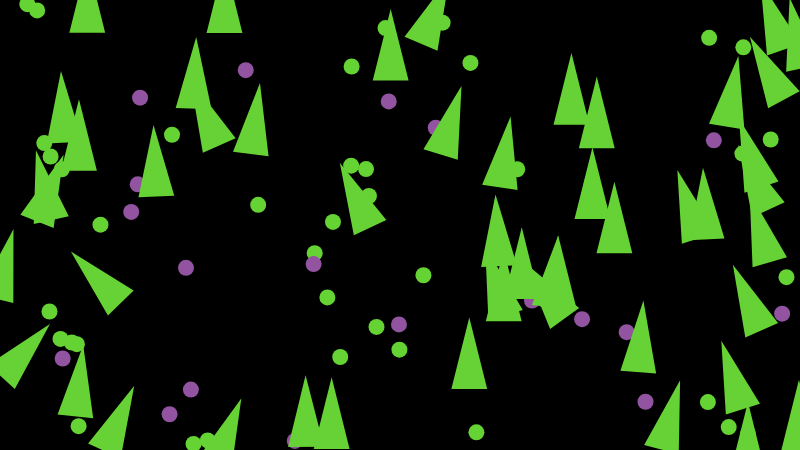
Frame 1 (no input)
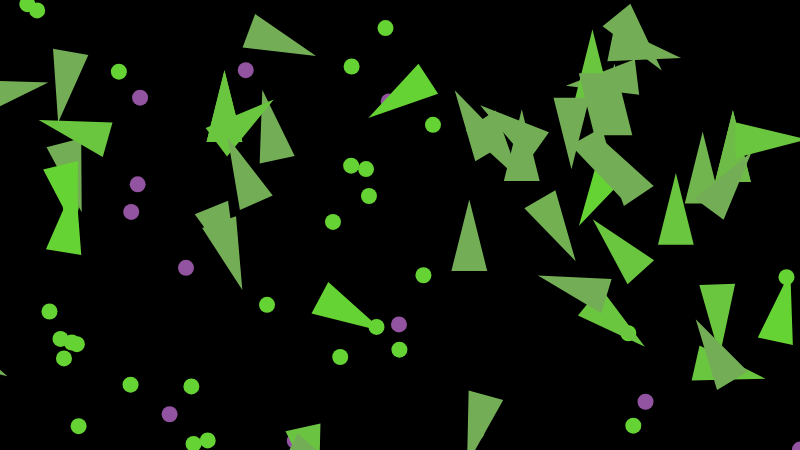
Frame 60 (no input)
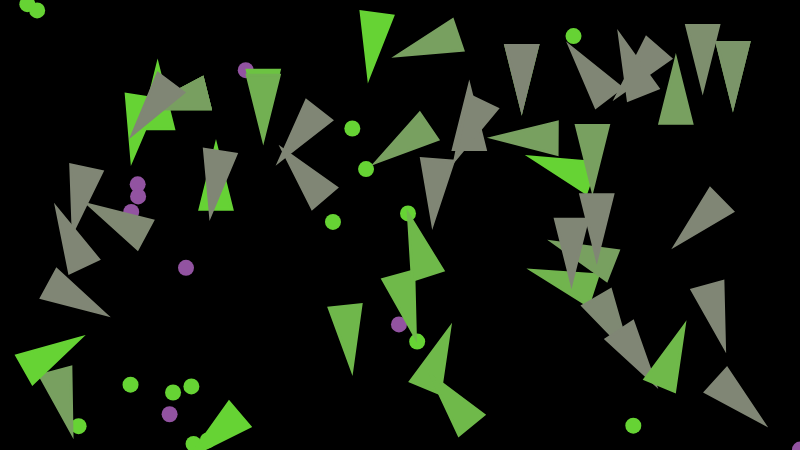
Frame 120 (the mouse pressed at the canvas centre since frame 60)

The p5.js sketch that drew these frames (run headless with seeded random() and noise() and a simulated clock; from frame 60 on, the mouse is pressed at the canvas centre):

// p5.js sketch
// ── sketch.js
// Daniel Shiffman
// The Coding Train
// Coding Challenge 69: Steering Evolution

// Part 1: https://youtu.be/flxOkx0yLrY
// Part 2: https://youtu.be/XaOVH8ZSRNA
// Part 3: https://youtu.be/vZUWTlK7D2Q
// Part 4: https://youtu.be/ykOcaInciBI
// Part 5: https://youtu.be/VnFF5V5DS8s

const vehicles = [];
const food = [];
const poison = [];

let debug;
let r1 = 16;

function mousePressed() {
  "steer.jpg";
}

function setup() {
  createCanvas(800, 450);
  for (let i = 0; i < 50; i++) {
    const x = random(width);
    const y = random(height);
    vehicles[i] = new Vehicle(x, y);
  }

  for (let i = 0; i < 40; i++) {
    const x = random(width);
    const y = random(height);
    food.push(createVector(x, y));
  }

  for (let i = 0; i < 20; i++) {
    const x = random(width);
    const y = random(height);
    poison.push(createVector(x, y));
  }

  debug = createCheckbox();

}

function mouseDragged() {
  vehicles.push(new Vehicle(mouseX, mouseY));
}

function draw() {
  background(0);

  if (random(1) < 0.1) {
    const x = random(width);
    const y = random(height);
    food.push(createVector(x, y));
  }

  if (random(1) < 0.01) {
    const x = random(width);
    const y = random(height);
    poison.push(createVector(x, y));
  }

  for (let i = 0; i < food.length; i++) {
    fill('#66D334');
    noStroke();
    ellipse(food[i].x, food[i].y, r1, r1);
  }

  for (let i = 0; i < poison.length; i++) {
    fill('#9253A1');
    noStroke();
    ellipse(poison[i].x, poison[i].y, r1, r1);
  }

  for (let i = vehicles.length - 1; i >= 0; i--) {
    vehicles[i].boundaries();
    vehicles[i].behaviors(food, poison);
    vehicles[i].update();
    vehicles[i].display();
    const newVehicle = vehicles[i].clone();
    if (newVehicle != null) {
      vehicles.push(newVehicle);
    }
    if (vehicles[i].dead()) {
      const x = vehicles[i].position.x;
      const y = vehicles[i].position.y;
      food.push(createVector(x, y));
      vehicles.splice(i, 1);
    }

  }
}

// ── vehicle.js
// Daniel Shiffman
// The Coding Train
// Coding Challenge 69: Steering Evolution
// Part 1: https://youtu.be/flxOkx0yLrY
// Part 2: https://youtu.be/XaOVH8ZSRNA
// Part 3: https://youtu.be/vZUWTlK7D2Q
// Part 4: https://youtu.be/ykOcaInciBI
// Part 5: https://youtu.be/VnFF5V5DS8s

// https://editor.p5js.org/codingtrain/sketches/xgQNXkxx1

var mr = 0.01;

class Vehicle {
  constructor(x, y, dna) {
    this.acceleration = createVector(0, 0);
    this.velocity = createVector(0, -2);
    this.position = createVector(x, y);
    this.r = r1;
    this.maxspeed = 5;
    this.maxforce = 0.5;

    this.health = 1;

    this.dna = [];
    if (dna === undefined) {
      // Food weight
      this.dna[0] = random(-2.5, 2.5);
      this.dna[1] = random(-2.5, 2.5);
      // Food perception
      this.dna[2] = random(0, 100);
      // Poision Percepton
      this.dna[3] = random(0, 100);
    } else {
      // Mutation
      this.dna[0] = dna[0];
      if (random(1) < mr) {
        this.dna[0] += random(-0.1, 0.1);
      }
      this.dna[1] = dna[1];
      if (random(1) < mr) {
        this.dna[1] += random(-0.1, 0.1);
      }
      this.dna[2] = dna[2];
      if (random(1) < mr) {
        this.dna[2] += random(-10, 10);
      }
      this.dna[3] = dna[3];
      if (random(1) < mr) {
        this.dna[3] += random(-10, 10);
      }
    }
  }


  // Method to update location
  update() {

    this.health -= 0.005;

    // Update velocity
    this.velocity.add(this.acceleration);
    // Limit speed
    this.velocity.limit(this.maxspeed);
    this.position.add(this.velocity);
    // Reset accelerationelertion to 0 each cycle
    this.acceleration.mult(0);
  }

  applyForce(force) {
    // We could add mass here if we want A = F / M
    this.acceleration.add(force);
  }

  behaviors(good, bad) {
    const steerG = this.eat(good, 0.2, this.dna[2]);
    const steerB = this.eat(bad, -1, this.dna[3]);

    steerG.mult(this.dna[0]);
    steerB.mult(this.dna[1]);

    this.applyForce(steerG);
    this.applyForce(steerB);
  }

  clone() {
    if (random(1) < 0.002) {
      return new Vehicle(this.position.x, this.position.y, this.dna);
    } else {
      return null;
    }
  }

  eat(list, nutrition, perception) {
    let record = Infinity;
    let closest = null;
    for (let i = list.length - 1; i >= 0; i--) {
      const d = this.position.dist(list[i]);

      if (d < this.maxspeed) {
        list.splice(i, 1);
        this.health += nutrition;
      } else {
        if (d < record && d < perception) {
          record = d;
          closest = list[i];
        }
      }
    }

    // This is the moment of eating!

    if (closest != null) {
      return this.seek(closest);
    }

    return createVector(0, 0);
  }

  // A method that calculates a steering force towards a target
  // STEER = DESIRED MINUS VELOCITY
  seek(target) {

    const desired = p5.Vector.sub(target, this.position); // A vector pointing from the location to the target

    // Scale to maximum speed
    desired.setMag(this.maxspeed);

    // Steering = Desired minus velocity
    const steer = p5.Vector.sub(desired, this.velocity);
    steer.limit(this.maxforce); // Limit to maximum steering force

    return steer;
    //this.applyForce(steer);
  }

  dead() {
    return (this.health < 0)
  }

  display() {
    // Draw a triangle rotated in the direction of velocity
    const angle = this.velocity.heading() + PI / 2;

    push();
    translate(this.position.x, this.position.y);
    rotate(angle);


    if (debug.checked()) {
      strokeWeight(4);
      stroke('#66D334');
      noFill();
      line(0, 0, 0, -this.dna[0] * 25);
      strokeWeight(2);
      ellipse(0, 0, this.dna[2] * 2);
      stroke('#9253A1');
      line(0, 0, 0, -this.dna[1] * 25);
      ellipse(0, 0, this.dna[3] * 2);
    }

    const gr = color('#66D334');
    const rd = color('#9253A1');
    const col = lerpColor(rd, gr, this.health);

    fill(col);
    stroke(col);
    strokeWeight(3);
    beginShape();
    vertex(0, -this.r * 2);
    vertex(-this.r, this.r * 2);
    vertex(this.r, this.r * 2);
    endShape(CLOSE);

    pop();
  }


  boundaries() {
    const d = 60;

    let desired = null;

    if (this.position.x < d) {
      desired = createVector(this.maxspeed, this.velocity.y);
    } else if (this.position.x > width - d) {
      desired = createVector(-this.maxspeed, this.velocity.y);
    }

    if (this.position.y < d) {
      desired = createVector(this.velocity.x, this.maxspeed);
    } else if (this.position.y > height - d) {
      desired = createVector(this.velocity.x, -this.maxspeed);
    }

    if (desired !== null) {
      desired.normalize();
      desired.mult(this.maxspeed);
      const steer = p5.Vector.sub(desired, this.velocity);
      steer.limit(this.maxforce);
      this.applyForce(steer);
    }
  }
}
